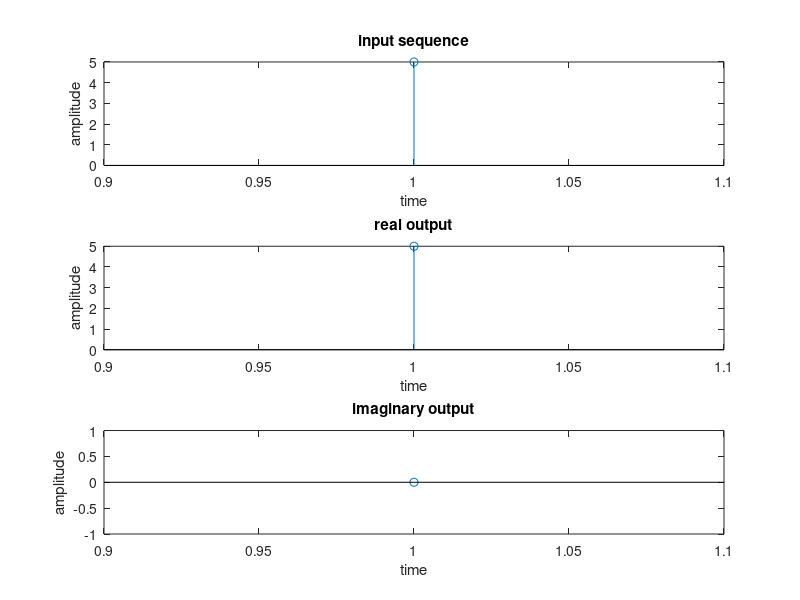

This figure's MATLAB source:
clc;
clear all;
close all;
disp('17131A04L7')
x=input('enter the input sequence');
N=length(x);
for k=0:N-1
    y(k+1)=0;
for n=0:N-1
        p=exp(-j*2*pi*k*n/N);
        y(k+1)=y(k+1)+x(n+1)*p;
end
end
disp(y);
time=1:length(x);
subplot(3,1,1);
stem(time,x);
xlabel('time');
ylabel('amplitude');
title('input sequence');

subplot(3,1,2);
stem(time,real(y));
xlabel('time');
ylabel('amplitude');
title('real output');

subplot(3,1,3);
stem(time,imag(y));
xlabel('time');
ylabel('amplitude');
title('imaginary output');
